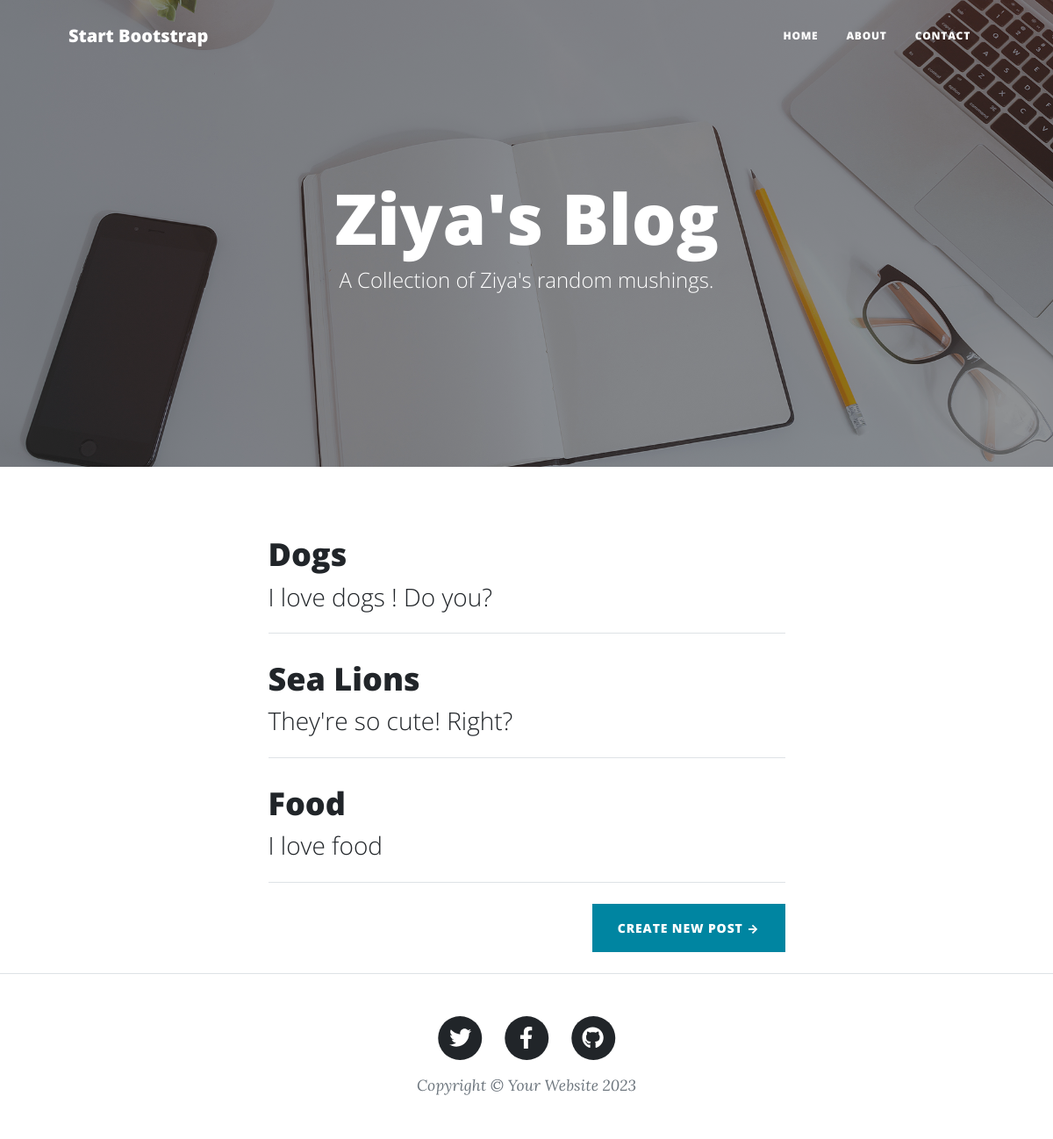
The page / on the database its author committed.
### main.py (models this page shows)
class Blog(db.Model):
    id: Mapped[int] = mapped_column(Integer, primary_key=True)
    title: Mapped[str] = mapped_column(String(250), unique=True, nullable=False)
    name: Mapped[str] = mapped_column(String(250), nullable=False)
    img_url: Mapped[str] = mapped_column(String(250), nullable=False)
    subtitle: Mapped[str] = mapped_column(String(250), nullable=False)
    body: Mapped[str] = mapped_column(String(100000), nullable=False)
    date: Mapped[str] = mapped_column(String(250), nullable=False)
    def __repr__(self):
        return f'Blog :{self.title}'

### main.py (the view)
@app.route('/')
def get_all_posts():
    all_posts = Blog.query.all()
    print(all_posts)
    return render_template("index.html", posts=all_posts)

### templates/index.html (shortened to what this page needs)
<!DOCTYPE html>
<html lang="en">
    <head>
        <link href="static/css/styles.css" rel="stylesheet" />
    </head>
    <body>
        {% include "header.html"%}
        <header class="masthead" style="background-image: url('static/assets/img/home-bg.jpg')">
            <div class="container position-relative px-4 px-lg-5">
                <div class="row gx-4 gx-lg-5 justify-content-center">
                    <div class="col-md-10 col-lg-8 col-xl-7">
                        <div class="site-heading">
                            <h1>Ziya's Blog</h1>
                            <span class="subheading">A Collection of Ziya's random mushings.</span>
                        </div>
                    </div>
                </div>
            </div>
        </header>
        <div class="container px-4 px-lg-5">
            <div class="row gx-4 gx-lg-5 justify-content-center">
                <div class="col-md-10 col-lg-8 col-xl-7">
                    {% for blog in posts %}
                    <div class="post-preview">
                        <a href="{{url_for('post_page' , id=blog.id )}}">
                            <h2 class="post-title">{{blog["title"]}}</h2>
                            <h3 class="post-subtitle">{{blog.subtitle}}</h3>
                        </a>
                    </div>
                    <hr class="my-4" />
                    {% endfor %}
                    <div class="d-flex justify-content-end mb-4"><a class="btn btn-primary text-uppercase" href="{{url_for('create_new_post')}}">Create new post →</a></div>
                </div>
            </div>
        </div>
        {% include "footer.html"%}
    </body>
</html>

### rows shown on the page
Blog: title "Dogs", subtitle "I love dogs ! Do you?"
Blog: title "Sea Lions", subtitle "They're so cute! Right?"
Blog: title "Food", subtitle "I love food"
